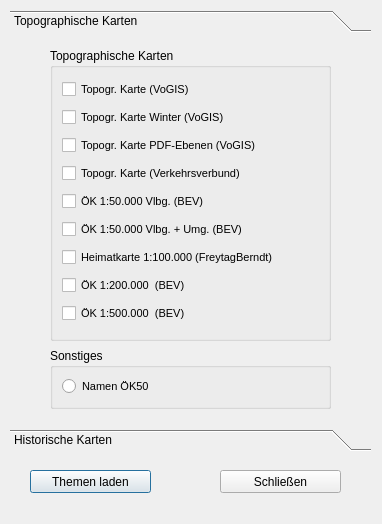
<?xml version="1.0" encoding="UTF-8"?>
<ui version="4.0">
 <class>frmTopokarten</class>
 <widget class="QDialog" name="frmTopokarten">
  <property name="geometry">
   <rect>
    <x>0</x>
    <y>0</y>
    <width>382</width>
    <height>524</height>
   </rect>
  </property>
  <property name="windowTitle">
   <string>Topographische Karten</string>
  </property>
  <widget class="QPushButton" name="ButtonTopokartenOk">
   <property name="geometry">
    <rect>
     <x>30</x>
     <y>470</y>
     <width>121</width>
     <height>23</height>
    </rect>
   </property>
   <property name="text">
    <string>Themen laden</string>
   </property>
  </widget>
  <widget class="QPushButton" name="ButtonTopokartenCancel">
   <property name="geometry">
    <rect>
     <x>220</x>
     <y>470</y>
     <width>121</width>
     <height>23</height>
    </rect>
   </property>
   <property name="text">
    <string>Schließen</string>
   </property>
  </widget>
  <widget class="QToolBox" name="toolBox">
   <property name="geometry">
    <rect>
     <x>10</x>
     <y>10</y>
     <width>361</width>
     <height>441</height>
    </rect>
   </property>
   <property name="currentIndex">
    <number>0</number>
   </property>
   <widget class="QWidget" name="page">
    <property name="geometry">
     <rect>
      <x>0</x>
      <y>0</y>
      <width>361</width>
      <height>387</height>
     </rect>
    </property>
    <attribute name="label">
     <string>Topographische Karten</string>
    </attribute>
    <widget class="QGroupBox" name="groupBox_2">
     <property name="geometry">
      <rect>
       <x>40</x>
       <y>310</y>
       <width>281</width>
       <height>61</height>
      </rect>
     </property>
     <property name="title">
      <string comment="aaaa" extracomment="aaaa">Sonstiges</string>
     </property>
     <layout class="QVBoxLayout" name="verticalLayout_2">
      <item>
       <widget class="QRadioButton" name="radioButton_11">
        <property name="font">
         <font>
          <pointsize>8</pointsize>
         </font>
        </property>
        <property name="text">
         <string>Namen ÖK50</string>
        </property>
        <attribute name="buttonGroup">
         <string>checkButtonsGroup</string>
        </attribute>
       </widget>
      </item>
     </layout>
    </widget>
    <widget class="QGroupBox" name="groupBox">
     <property name="geometry">
      <rect>
       <x>40</x>
       <y>10</y>
       <width>281</width>
       <height>293</height>
      </rect>
     </property>
     <property name="title">
      <string comment="aaaa" extracomment="aaaa">Topographische Karten</string>
     </property>
     <layout class="QVBoxLayout" name="verticalLayout">
      <item>
       <widget class="QCheckBox" name="checkBox">
        <property name="font">
         <font>
          <pointsize>8</pointsize>
         </font>
        </property>
        <property name="text">
         <string>Topogr. Karte (VoGIS)</string>
        </property>
        <attribute name="buttonGroup">
         <string>checkButtonsGroup</string>
        </attribute>
       </widget>
      </item>
      <item>
       <widget class="QCheckBox" name="checkBox_2">
        <property name="font">
         <font>
          <pointsize>8</pointsize>
         </font>
        </property>
        <property name="text">
         <string>Topogr. Karte Winter (VoGIS)</string>
        </property>
        <attribute name="buttonGroup">
         <string>checkButtonsGroup</string>
        </attribute>
       </widget>
      </item>
      <item>
       <widget class="QCheckBox" name="checkBox_3">
        <property name="font">
         <font>
          <pointsize>8</pointsize>
         </font>
        </property>
        <property name="text">
         <string>Topogr. Karte PDF-Ebenen (VoGIS)</string>
        </property>
        <attribute name="buttonGroup">
         <string>checkButtonsGroup</string>
        </attribute>
       </widget>
      </item>
      <item>
       <widget class="QCheckBox" name="checkBox_4">
        <property name="font">
         <font>
          <pointsize>8</pointsize>
         </font>
        </property>
        <property name="text">
         <string>Topogr. Karte (Verkehrsverbund)</string>
        </property>
        <attribute name="buttonGroup">
         <string>checkButtonsGroup</string>
        </attribute>
       </widget>
      </item>
      <item>
       <widget class="QCheckBox" name="checkBox_5">
        <property name="font">
         <font>
          <pointsize>8</pointsize>
         </font>
        </property>
        <property name="text">
         <string>ÖK 1:50.000 Vlbg. (BEV)</string>
        </property>
        <attribute name="buttonGroup">
         <string>checkButtonsGroup</string>
        </attribute>
       </widget>
      </item>
      <item>
       <widget class="QCheckBox" name="checkBox_6">
        <property name="font">
         <font>
          <pointsize>8</pointsize>
         </font>
        </property>
        <property name="text">
         <string>ÖK 1:50.000 Vlbg. + Umg. (BEV)</string>
        </property>
        <attribute name="buttonGroup">
         <string>checkButtonsGroup</string>
        </attribute>
       </widget>
      </item>
      <item>
       <widget class="QCheckBox" name="checkBox_7">
        <property name="font">
         <font>
          <pointsize>8</pointsize>
         </font>
        </property>
        <property name="text">
         <string>Heimatkarte 1:100.000 (FreytagBerndt)</string>
        </property>
        <attribute name="buttonGroup">
         <string>checkButtonsGroup</string>
        </attribute>
       </widget>
      </item>
      <item>
       <widget class="QCheckBox" name="checkBox_8">
        <property name="font">
         <font>
          <pointsize>8</pointsize>
         </font>
        </property>
        <property name="text">
         <string>ÖK 1:200.000  (BEV)</string>
        </property>
        <attribute name="buttonGroup">
         <string>checkButtonsGroup</string>
        </attribute>
       </widget>
      </item>
      <item>
       <widget class="QCheckBox" name="checkBox_9">
        <property name="font">
         <font>
          <pointsize>8</pointsize>
         </font>
        </property>
        <property name="text">
         <string>ÖK 1:500.000  (BEV)</string>
        </property>
        <attribute name="buttonGroup">
         <string>checkButtonsGroup</string>
        </attribute>
       </widget>
      </item>
     </layout>
    </widget>
   </widget>
   <widget class="QWidget" name="page_2">
    <property name="geometry">
     <rect>
      <x>0</x>
      <y>0</y>
      <width>98</width>
      <height>28</height>
     </rect>
    </property>
    <attribute name="label">
     <string>Historische Karten</string>
    </attribute>
    <widget class="QGroupBox" name="groupBox_3">
     <property name="geometry">
      <rect>
       <x>30</x>
       <y>30</y>
       <width>265</width>
       <height>261</height>
      </rect>
     </property>
     <property name="font">
      <font>
       <pointsize>8</pointsize>
      </font>
     </property>
     <property name="title">
      <string>Historische Karten</string>
     </property>
     <widget class="QWidget" name="layoutWidget">
      <property name="geometry">
       <rect>
        <x>10</x>
        <y>20</y>
        <width>219</width>
        <height>212</height>
       </rect>
      </property>
      <layout class="QVBoxLayout" name="verticalLayout_3">
       <item>
        <widget class="QCheckBox" name="checkBox_12">
         <property name="font">
          <font>
           <pointsize>8</pointsize>
          </font>
         </property>
         <property name="text">
          <string>Urmappe:</string>
         </property>
         <attribute name="buttonGroup">
          <string>checkButtonsGroup</string>
         </attribute>
        </widget>
       </item>
       <item>
        <widget class="QCheckBox" name="checkBox_15">
         <property name="font">
          <font>
           <pointsize>8</pointsize>
          </font>
         </property>
         <property name="text">
          <string>3. Landesaufnahme 1871 - 1872:</string>
         </property>
         <attribute name="buttonGroup">
          <string>checkButtonsGroup</string>
         </attribute>
        </widget>
       </item>
       <item>
        <widget class="QCheckBox" name="checkBox_17">
         <property name="font">
          <font>
           <pointsize>8</pointsize>
          </font>
         </property>
         <property name="text">
          <string>Reambulierte 3. LA 1887:</string>
         </property>
         <attribute name="buttonGroup">
          <string>checkButtonsGroup</string>
         </attribute>
        </widget>
       </item>
       <item>
        <widget class="QCheckBox" name="checkBox_26">
         <property name="font">
          <font>
           <pointsize>8</pointsize>
          </font>
         </property>
         <property name="text">
          <string>Spezialkarten 1908-15 / 1934-37:</string>
         </property>
         <attribute name="buttonGroup">
          <string>checkButtonsGroup</string>
         </attribute>
        </widget>
       </item>
       <item>
        <widget class="QCheckBox" name="checkBox_29">
         <property name="font">
          <font>
           <pointsize>8</pointsize>
          </font>
         </property>
         <property name="text">
          <string>Provisorische ÖK 1946-47:</string>
         </property>
         <attribute name="buttonGroup">
          <string>checkButtonsGroup</string>
         </attribute>
        </widget>
       </item>
       <item>
        <widget class="QCheckBox" name="checkBox_30">
         <property name="font">
          <font>
           <pointsize>8</pointsize>
          </font>
         </property>
         <property name="text">
          <string>ÖK50 1953-67:</string>
         </property>
         <attribute name="buttonGroup">
          <string>checkButtonsGroup</string>
         </attribute>
        </widget>
       </item>
       <item>
        <widget class="QCheckBox" name="checkBox_31">
         <property name="font">
          <font>
           <pointsize>8</pointsize>
          </font>
         </property>
         <property name="text">
          <string>ÖK50 1961-74:</string>
         </property>
         <attribute name="buttonGroup">
          <string>checkButtonsGroup</string>
         </attribute>
        </widget>
       </item>
       <item>
        <widget class="QCheckBox" name="checkBox_32">
         <property name="font">
          <font>
           <pointsize>8</pointsize>
          </font>
         </property>
         <property name="text">
          <string>ÖK50 1971-80:</string>
         </property>
         <attribute name="buttonGroup">
          <string>checkButtonsGroup</string>
         </attribute>
        </widget>
       </item>
      </layout>
     </widget>
    </widget>
   </widget>
  </widget>
 </widget>
 <resources/>
 <connections>
  <connection>
   <sender>ButtonTopokartenOk</sender>
   <signal>clicked()</signal>
   <receiver>frmTopokarten</receiver>
   <slot>accept()</slot>
   <hints>
    <hint type="sourcelabel">
     <x>150</x>
     <y>481</y>
    </hint>
    <hint type="destinationlabel">
     <x>199</x>
     <y>260</y>
    </hint>
   </hints>
  </connection>
  <connection>
   <sender>ButtonTopokartenCancel</sender>
   <signal>clicked()</signal>
   <receiver>frmTopokarten</receiver>
   <slot>close()</slot>
   <hints>
    <hint type="sourcelabel">
     <x>160</x>
     <y>471</y>
    </hint>
    <hint type="destinationlabel">
     <x>175</x>
     <y>277</y>
    </hint>
   </hints>
  </connection>
 </connections>
 <slots>
  <slot>doHistorische_Karten()</slot>
 </slots>
 <buttongroups>
  <buttongroup name="checkButtonsGroup"/>
 </buttongroups>
</ui>
